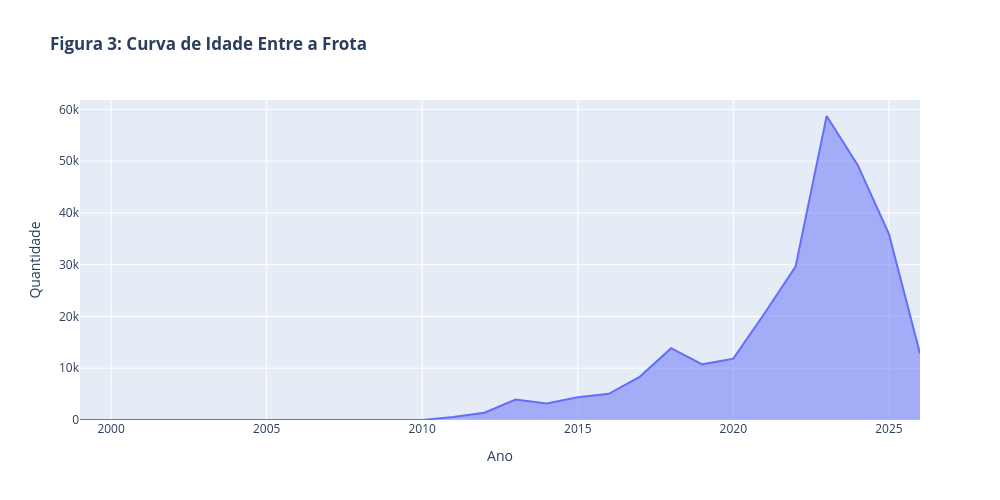

Notebook code cell kept with this figure:
### Code cell
# Agrupando por ano

evolucao_anual = df_limpo["Model Year"].value_counts().sort_index().reset_index()
evolucao_anual.columns = ["Ano", "Quantidade"]

fig = px.area(evolucao_anual, 
            x="Ano", 
            y="Quantidade",
            title="<b>Figura 3: Curva de Idade Entre a Frota<b>", 
            width=1000, 
            height=500)
             
fig.show()

### Figure 1 — Plotly figure (JSON) as saved in the notebook; plotly's stock layout.template omitted (floating-point values rounded to 4 significant figures)
{"data": [{"fillpattern": {"shape": ""}, "hovertemplate": "Ano=%{x}<br>Quantidade=%{y}<extra></extra>", "legendgroup": "", "line": {"color": "#636efa"}, "marker": {"symbol": "circle"}, "mode": "lines", "name": "", "orientation": "v", "showlegend": false, "stackgroup": "1", "type": "scatter", "x": [1999, 2000, 2002, 2003, 2008, 2010, 2011, 2012, 2013, 2014, 2015, 2016, 2017, 2018, 2019, 2020, 2021, 2022, 2023, 2024, 2025, 2026], "xaxis": "x", "y": [2, 8, 1, 1, 20, 23, 589, 1395, 3961, 3210, 4389, 5061, 8383, 13863, 10752, 11857, 20564, 29620, 58714, 49221, 35972, 12848], "yaxis": "y"}], "layout": {"height": 500, "legend": {"tracegroupgap": 0}, "title": {"text": "<b>Figura 3: Curva de Idade Entre a Frota<b>"}, "width": 1000, "xaxis": {"anchor": "y", "domain": [0, 1], "title": {"text": "Ano"}}, "yaxis": {"anchor": "x", "domain": [0, 1], "title": {"text": "Quantidade"}}}}
